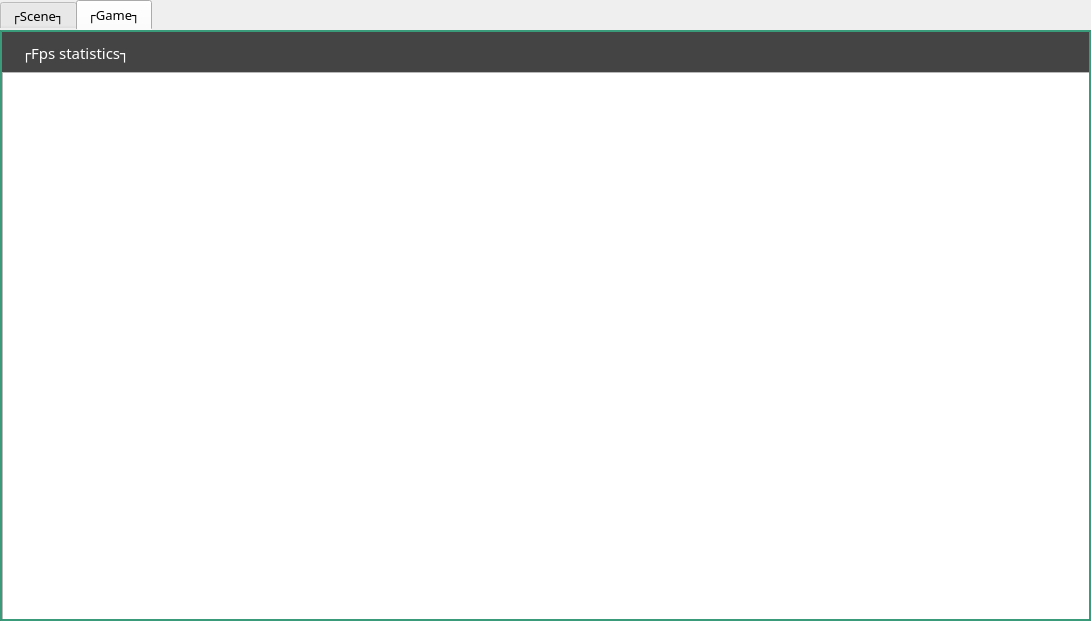
   <widget class="QTabWidget" name="tabWidget">
    <property name="geometry">
     <rect>
      <x>460</x>
      <y>50</y>
      <width>1091</width>
      <height>621</height>
     </rect>
    </property>
    <property name="font">
     <font>
      <family>OCR A Extended</family>
      <pointsize>10</pointsize>
     </font>
    </property>
    <property name="styleSheet">
     <string notr="true">QTabWidget::pane
{
    border: 2px solid rgb(55,185,141,190);
    background-color: rgb(10, 10, 10, 190);
    color: rgb(255, 255, 255)
}</string>
    </property>
    <property name="currentIndex">
     <number>1</number>
    </property>
    <widget class="QWidget" name="tab_scene">
     <attribute name="title">
      <string>┌Scene┐</string>
     </attribute>
    </widget>
    <widget class="QWidget" name="tab_4">
     <attribute name="title">
      <string>┌Game┐</string>
     </attribute>
     <widget class="PlotWidget" name="graphicsView">
      <property name="geometry">
       <rect>
        <x>0</x>
        <y>40</y>
        <width>1091</width>
        <height>561</height>
       </rect>
      </property>
      <property name="font">
       <font>
        <family>CatV 6x12 9</family>
       </font>
      </property>
     </widget>
     <widget class="QLabel" name="label">
      <property name="geometry">
       <rect>
        <x>20</x>
        <y>0</y>
        <width>221</width>
        <height>41</height>
       </rect>
      </property>
      <property name="palette">
       <palette>
        <active>
         <colorrole role="WindowText">
          <brush brushstyle="SolidPattern">
           <color alpha="255">
            <red>255</red>
            <green>255</green>
            <blue>255</blue>
           </color>
          </brush>
         </colorrole>
        </active>
        <inactive>
         <colorrole role="WindowText">
          <brush brushstyle="SolidPattern">
           <color alpha="255">
            <red>255</red>
            <green>255</green>
            <blue>255</blue>
           </color>
          </brush>
         </colorrole>
        </inactive>
        <disabled>
         <colorrole role="WindowText">
          <brush brushstyle="SolidPattern">
           <color alpha="255">
            <red>120</red>
            <green>120</green>
            <blue>120</blue>
           </color>
          </brush>
         </colorrole>
        </disabled>
       </palette>
      </property>
      <property name="font">
       <font>
        <family>OCR A Extended</family>
        <pointsize>11</pointsize>
       </font>
      </property>
      <property name="text">
       <string>┌Fps statistics┐</string>
      </property>
     </widget>
    </widget>
   </widget>
